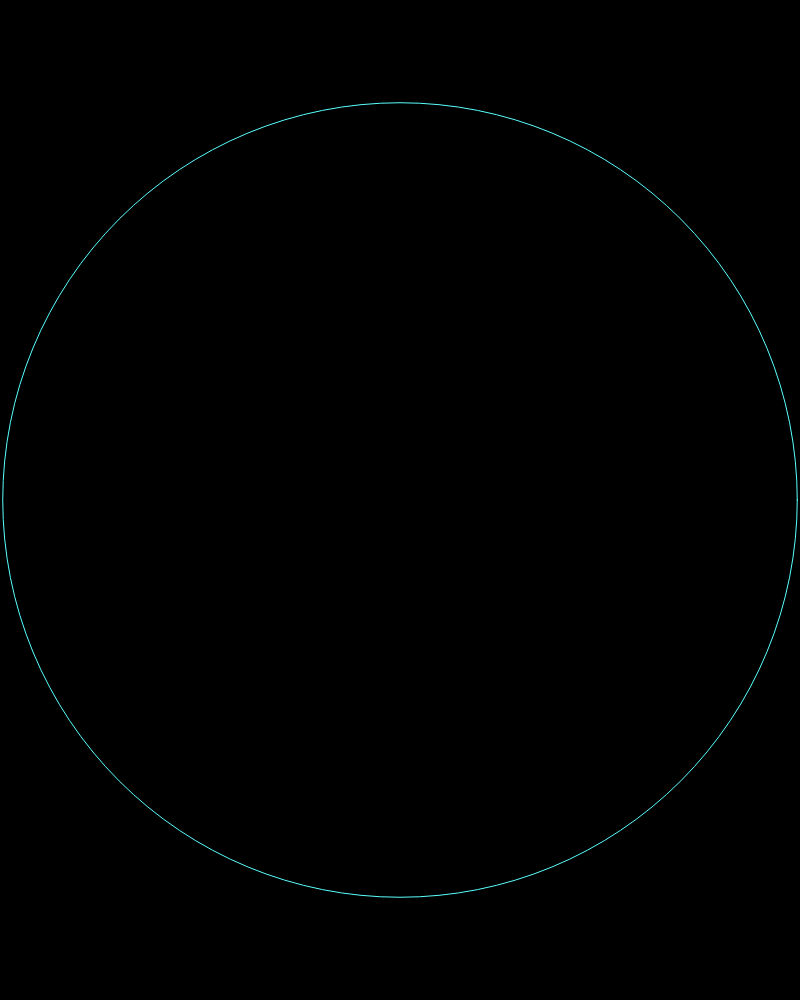
Frame 1 (no input)
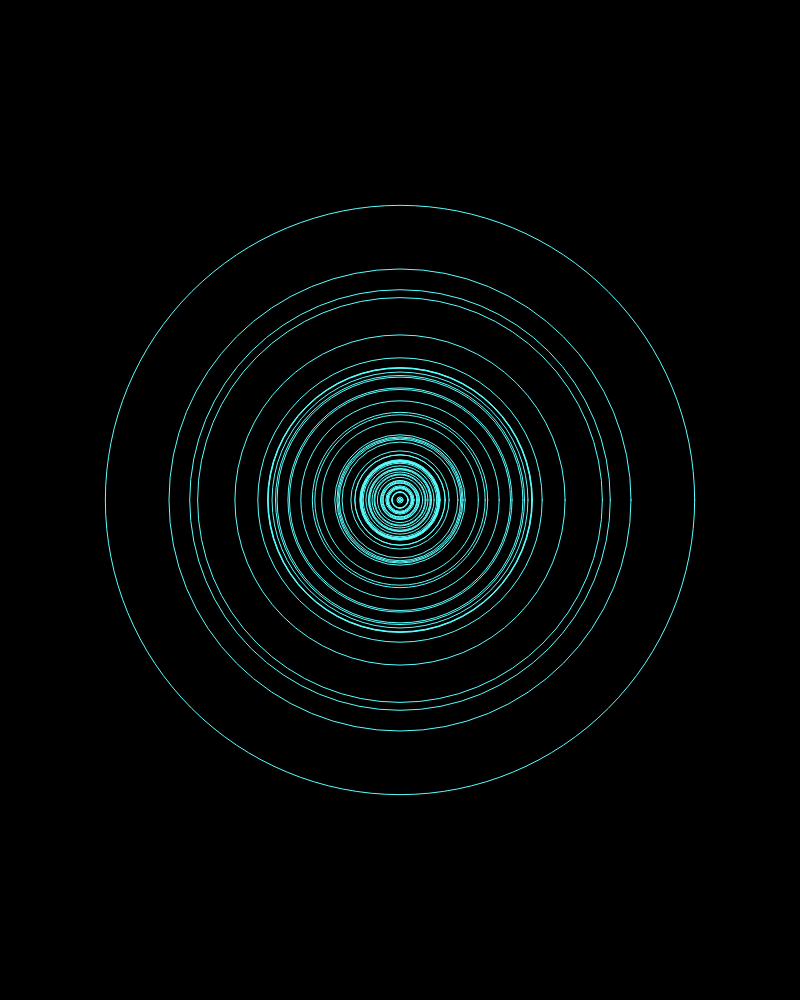
Frame 60 (no input)
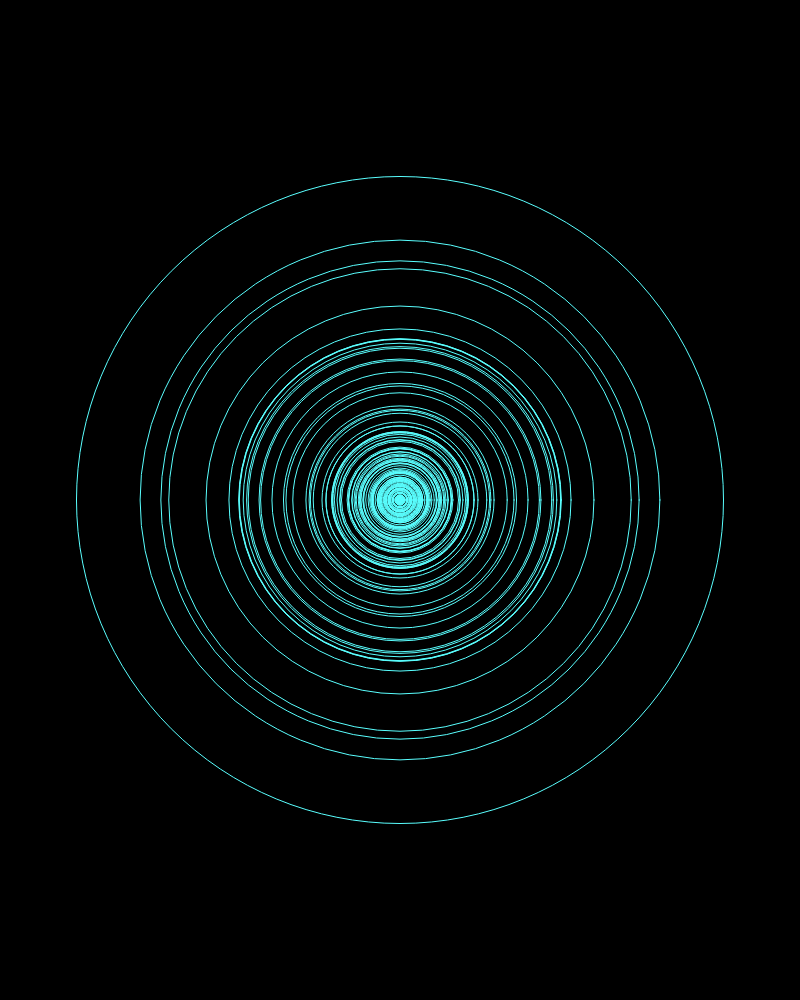
Frame 120 (the mouse pressed at the canvas centre since frame 60)

The p5.js sketch that drew these frames (run headless with seeded random() and noise() and a simulated clock; from frame 60 on, the mouse is pressed at the canvas centre):

// p5.js sketch
// ── sketch.js
let n;
var circles = [];

// this doesn't look right -- initial circles could be bigger
let xspacing = 16;    // Distance between each horizontal location
let w;                // Width of entire wave
let theta = 0.0;      // Start angle at 0
let amplitude = 75.0; // Height of wave
let period = 500.0;   // How many pixels before the wave repeats
let dx;               // Value for incrementing x
let yvalues;  // Using an array to store height values for the wave
let waveValue;
let FPS = 40;

function calcWave() { //produces a smooth array of values for the alpha value of text to use
  // Increment theta (try different values for 
  // 'angular velocity' here)
  theta += 0.02;

  // For every x value, calculate a y value with sine function
  let x = theta;
  for (let i = 0; i < yvalues.length; i++) {
    yvalues[i] = sin(x)*amplitude;
    x+=dx;
    waveValue = yvalues[0]*3
  }
}


function setup() {
  createCanvas(800, 1000);
  // smooth();
  //noLoop();
   w = width+16;
  dx = (TWO_PI / period) * xspacing;
  yvalues = new Array(floor(w/xspacing));
 n = 1600;
  
  
}

function draw() {
  if (circles.length < n) {
    circles.push(new Circ());  
  }
    calcWave();

  background(0);
  for (var i=0; i<circles.length; i++) {
    circles[i].draw();
  }
  

}

function distBetweenCircles(circle1, circle2) {
  
  return (dist(circle1.x, circle1.y, circle2.x, circle2.y) - 0.5*(circle1.r + circle2.r));
  
}
  
function Circ(x_, y_, r_) {
  
  if (x_===undefined) {
    do {
      done = true;
      this.x = random(width);
      this.y = random(height);
      this.r = 1;
      
      minDist = width;
      for (var i=0; i<circles.length; i++) {
        var dOther = distBetweenCircles(this, circles[i]);
        if (dOther < 0) done = false;
        else {
          if (dOther < minDist) minDist = dOther;
        }
      }
    } while(!done);
    this.r -= minDist;
  }
  else {
    this.x = x_;
    this.y = y_;
    this.r = r_;
  }

  this.draw = function() {
     let t = frameCount/FPS
    push();
    translate(width/2, height/2);
    noFill();
    strokeWeight(1)
    stroke(90,330,255);
    ellipse(0, 0, this.r + waveValue, this.r + waveValue);
    pop();
  }
}
